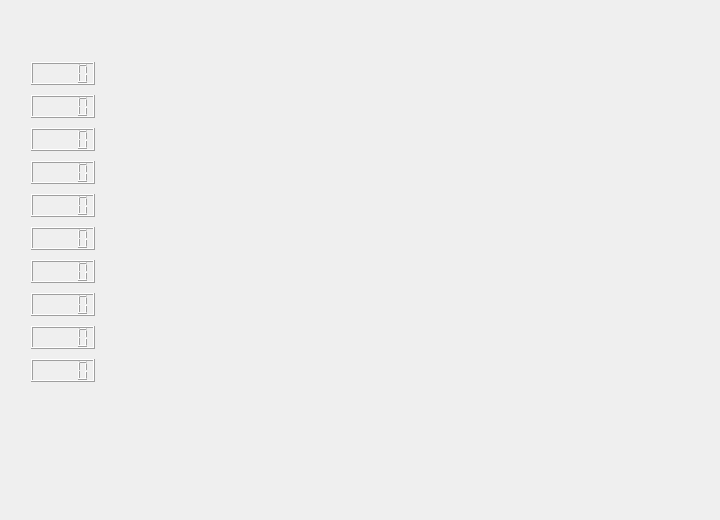
<?xml version="1.0" encoding="UTF-8"?>
<ui version="4.0">
 <class>Widget</class>
 <widget class="QWidget" name="Widget">
  <property name="geometry">
   <rect>
    <x>0</x>
    <y>0</y>
    <width>720</width>
    <height>520</height>
   </rect>
  </property>
  <property name="minimumSize">
   <size>
    <width>720</width>
    <height>520</height>
   </size>
  </property>
  <property name="maximumSize">
   <size>
    <width>720</width>
    <height>520</height>
   </size>
  </property>
  <property name="windowTitle">
   <string>Widget</string>
  </property>
  <widget class="QLCDNumber" name="Level">
   <property name="geometry">
    <rect>
     <x>31</x>
     <y>62</y>
     <width>64</width>
     <height>23</height>
    </rect>
   </property>
   <property name="value" stdset="0">
    <double>0.000000000000000</double>
   </property>
  </widget>
  <widget class="QLCDNumber" name="lifeValue">
   <property name="geometry">
    <rect>
     <x>31</x>
     <y>95</y>
     <width>64</width>
     <height>23</height>
    </rect>
   </property>
  </widget>
  <widget class="QLCDNumber" name="attackValue">
   <property name="geometry">
    <rect>
     <x>31</x>
     <y>128</y>
     <width>64</width>
     <height>23</height>
    </rect>
   </property>
  </widget>
  <widget class="QLCDNumber" name="defenceValue">
   <property name="geometry">
    <rect>
     <x>31</x>
     <y>161</y>
     <width>64</width>
     <height>23</height>
    </rect>
   </property>
  </widget>
  <widget class="QLCDNumber" name="money">
   <property name="geometry">
    <rect>
     <x>31</x>
     <y>194</y>
     <width>64</width>
     <height>23</height>
    </rect>
   </property>
  </widget>
  <widget class="QLCDNumber" name="goldKey">
   <property name="geometry">
    <rect>
     <x>31</x>
     <y>260</y>
     <width>64</width>
     <height>23</height>
    </rect>
   </property>
  </widget>
  <widget class="QLCDNumber" name="experience">
   <property name="geometry">
    <rect>
     <x>31</x>
     <y>227</y>
     <width>64</width>
     <height>23</height>
    </rect>
   </property>
  </widget>
  <widget class="QLCDNumber" name="blueKey">
   <property name="geometry">
    <rect>
     <x>31</x>
     <y>293</y>
     <width>64</width>
     <height>23</height>
    </rect>
   </property>
  </widget>
  <widget class="QLCDNumber" name="floor">
   <property name="geometry">
    <rect>
     <x>31</x>
     <y>359</y>
     <width>64</width>
     <height>23</height>
    </rect>
   </property>
  </widget>
  <widget class="QLCDNumber" name="redKey">
   <property name="geometry">
    <rect>
     <x>31</x>
     <y>326</y>
     <width>64</width>
     <height>23</height>
    </rect>
   </property>
  </widget>
 </widget>
 <layoutdefault spacing="6" margin="11"/>
 <resources/>
 <connections/>
</ui>
